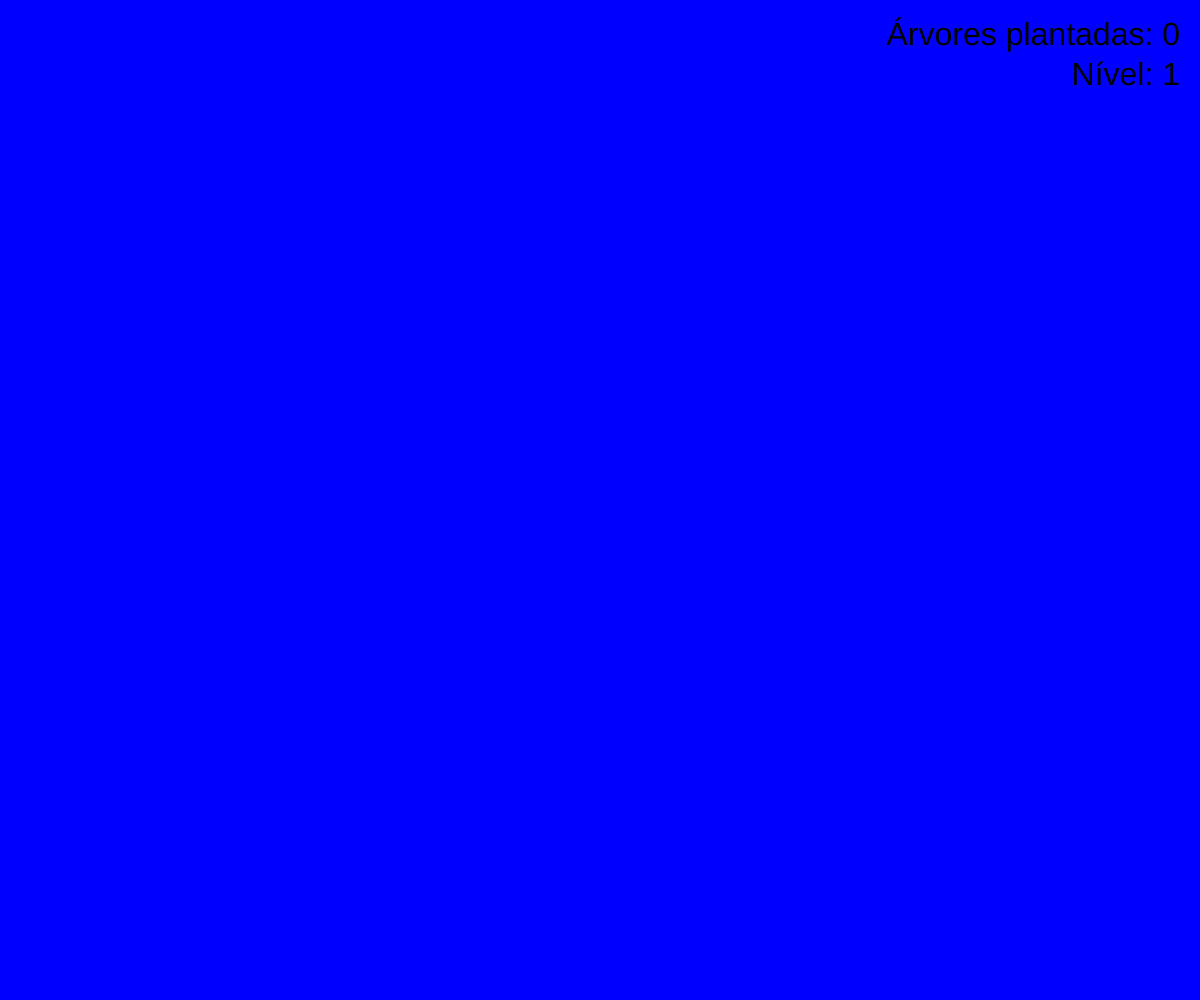
Frame 1 (no input)
Frame 60 (no input): identical to frame 1, image omitted
Frame 120 (the mouse pressed at the canvas centre since frame 60): identical to frame 1, image omitted

The p5.js sketch that drew this single still picture (run headless with seeded random() and noise() and a simulated clock; from frame 60 on, the mouse is pressed at the canvas centre):

// p5.js sketch
// ── sketch.js
let trees = []; // Array para armazenar as árvores plantadas
let treeCount = 0; // Contador de árvores plantadas
let level = 1; // Nível inicial
let backgroundColor; // Cor do fundo (muda conforme o nível)
let treeTypes = []; // Armazenará os tipos de árvores para os diferentes níveis

function setup() {
  createCanvas(windowWidth, windowHeight);
  backgroundColor = color(0, 0, 255); // Cor inicial do fundo (azul)
  treeTypes = [drawTreeType1, drawTreeType2, drawTreeType3, drawTreeType4]; // Funções para desenhar as árvores de diferentes níveis
}

function draw() {
  // Calcula a cor do fundo conforme o nível (de azul para roxo)
  let lerpValue = map(level, 1, 30, 0, 1); // Gradualmente de 0 (azul) para 1 (roxo)
  backgroundColor = lerpColor(color(0, 0, 255), color(128, 0, 128), lerpValue);
  background(backgroundColor);

  // Desenha todas as árvores
  for (let tree of trees) {
    tree.display();
  }

  // Texto mostrando quantas árvores plantou e o nível
  fill(0);
  textSize(32);
  textAlign(RIGHT, TOP);
  text(`Árvores plantadas: ${treeCount}`, width - 20, 20);
  text(`Nível: ${level}`, width - 20, 60);
}

function keyPressed() {
  if (keyCode === ENTER) {
    // Ao apertar Enter, planta uma árvore
    plantTree();
  }
}

function plantTree() {
  let x = random(width);
  let y = random(height);
  let tree = new Tree(x, y);

  trees.push(tree);
  treeCount++;

  // A cada 6 árvores plantadas, sobe de nível e muda o tipo da árvore
  if (treeCount % 6 === 0 && level < 30) {
    level++;
  }
}

// Função para desenhar as árvores conforme o nível
function drawTreeType1(x, y) {
  fill(0, 255, 0); // Folhagem verde
  ellipse(x, y - 20, 50, 50); // Folhagem (circular)

  fill(139, 69, 19); // Tronco marrom
  rect(x - 10, y, 20, 40); // Tronco reto
}

function drawTreeType2(x, y) {
  fill(34, 139, 34); // Folhagem mais escura
  triangle(x - 25, y - 20, x + 25, y - 20, x, y - 60); // Folhagem triangular

  fill(139, 69, 19); // Tronco marrom
  rect(x - 10, y, 20, 50); // Tronco reto
}

function drawTreeType3(x, y) {
  fill(60, 179, 113); // Folhagem verde claro
  ellipse(x, y - 30, 60, 60); // Folhagem maior

  fill(139, 69, 19); // Tronco marrom
  rect(x - 12, y, 24, 50); // Tronco reto
}

function drawTreeType4(x, y) {
  fill(0, 128, 0); // Folhagem escura
  beginShape();
  vertex(x - 20, y - 10);
  vertex(x + 20, y - 10);
  vertex(x, y - 50);
  endShape(CLOSE); // Folhagem de forma irregular

  fill(139, 69, 19); // Tronco marrom
  rect(x - 8, y, 16, 60); // Tronco reto e mais alto
}

// Classe que representa uma árvore
class Tree {
  constructor(x, y) {
    this.x = x;
    this.y = y;
  }

  display() {
    // Chama a função de acordo com o nível para desenhar a árvore
    treeTypes[(level - 1) % treeTypes.length](this.x, this.y);
  }
}
